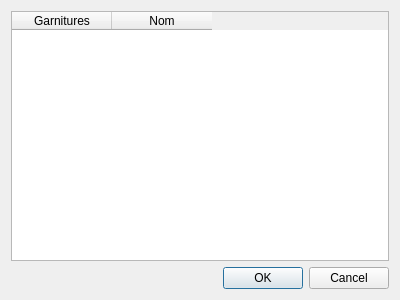
<?xml version="1.0" encoding="UTF-8"?>
<ui version="4.0">
 <class>DialogReservation</class>
 <widget class="QDialog" name="DialogReservation">
  <property name="geometry">
   <rect>
    <x>0</x>
    <y>0</y>
    <width>400</width>
    <height>300</height>
   </rect>
  </property>
  <property name="windowTitle">
   <string>Reservation</string>
  </property>
  <layout class="QGridLayout" name="gridLayout">
   <item row="1" column="0">
    <widget class="QDialogButtonBox" name="buttonBox">
     <property name="orientation">
      <enum>Qt::Horizontal</enum>
     </property>
     <property name="standardButtons">
      <set>QDialogButtonBox::Cancel|QDialogButtonBox::Ok</set>
     </property>
    </widget>
   </item>
   <item row="0" column="0">
    <widget class="QTableWidget" name="tableWidget">
     <column>
      <property name="text">
       <string>Garnitures</string>
      </property>
     </column>
     <column>
      <property name="text">
       <string>Nom</string>
      </property>
     </column>
    </widget>
   </item>
  </layout>
 </widget>
 <resources/>
 <connections>
  <connection>
   <sender>buttonBox</sender>
   <signal>accepted()</signal>
   <receiver>DialogReservation</receiver>
   <slot>accept()</slot>
   <hints>
    <hint type="sourcelabel">
     <x>248</x>
     <y>254</y>
    </hint>
    <hint type="destinationlabel">
     <x>157</x>
     <y>274</y>
    </hint>
   </hints>
  </connection>
  <connection>
   <sender>buttonBox</sender>
   <signal>rejected()</signal>
   <receiver>DialogReservation</receiver>
   <slot>reject()</slot>
   <hints>
    <hint type="sourcelabel">
     <x>316</x>
     <y>260</y>
    </hint>
    <hint type="destinationlabel">
     <x>286</x>
     <y>274</y>
    </hint>
   </hints>
  </connection>
 </connections>
</ui>
